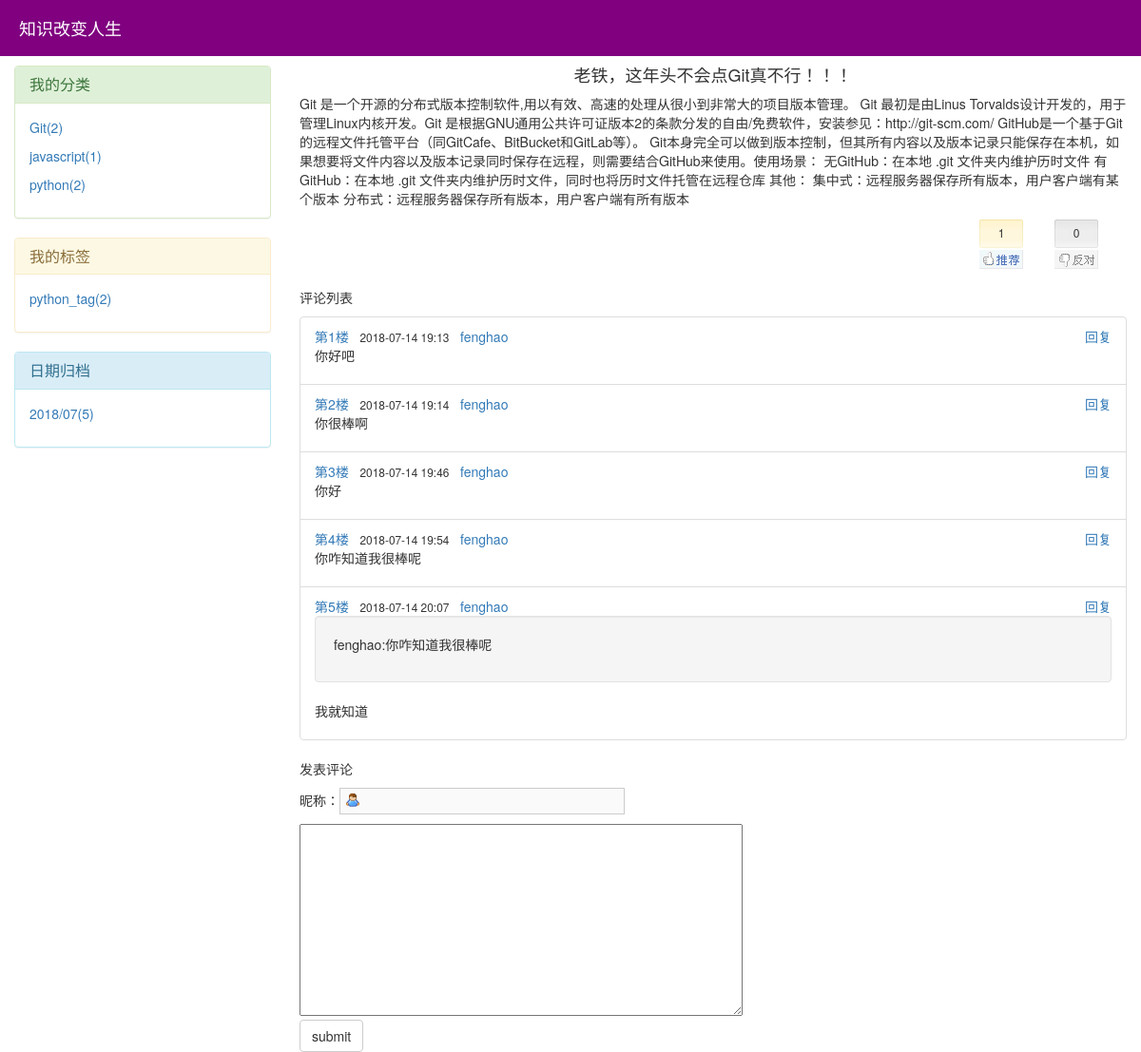
/fenghao/articles/18, run on the app's committed database.
### app01/models.py (models this page shows, shortened)
class Blog(models.Model):
    nid = models.AutoField(primary_key=True)
    title = models.CharField(verbose_name='个人博客标题', max_length=64)
    site_name = models.CharField(verbose_name='站点名称', max_length=64)
    theme = models.CharField(verbose_name='博客主题', max_length=32)

class Category(models.Model):
    nid = models.AutoField(primary_key=True)
    title = models.CharField(verbose_name='分类标题', max_length=32)
    blog = models.ForeignKey(verbose_name='所属博客', to='Blog', to_field='nid', on_delete=models.CASCADE)

class Tag(models.Model):
    nid = models.AutoField(primary_key=True)
    title = models.CharField(verbose_name='标签名称', max_length=32)
    blog = models.ForeignKey(verbose_name='所属博客', to='Blog', to_field='nid', on_delete=models.CASCADE)

class Article(models.Model):
    nid = models.AutoField(primary_key=True)
    title = models.CharField(max_length=50, verbose_name='文章标题')
    desc = models.CharField(max_length=255, verbose_name='文章描述')
    create_time = models.DateTimeField(verbose_name='创建时间', auto_now_add=True)
    content = models.TextField()
    comment_count = models.IntegerField(default=0)
    up_count = models.IntegerField(default=0)
    down_count = models.IntegerField(default=0)
    user = models.ForeignKey(verbose_name='作者', to='UserInfo', to_field='nid', on_delete=models.CASCADE)
    category = models.ForeignKey(to='Category', to_field='nid', null=True, on_delete=models.CASCADE)
    tags = models.ManyToManyField(
        to="Tag",
        through='Article2Tag',
    )

class Comment(models.Model):
    nid = models.AutoField(primary_key=True)
    article = models.ForeignKey(verbose_name='评论文章', to='Article', to_field='nid', on_delete=models.CASCADE)
    user = models.ForeignKey(verbose_name='评论者', to='UserInfo', to_field='nid', on_delete=models.CASCADE)
    content = models.CharField(verbose_name='评论内容', max_length=255)
    create_time = models.DateTimeField(verbose_name='创建时间', auto_now_add=True)
    parent_comment = models.ForeignKey('Comment', null=True, on_delete=models.CASCADE)

class UserInfo(AbstractUser):
    nid = models.AutoField(primary_key=True)
    telephone = models.CharField(max_length=11, null=True, unique=True)
    avatar = models.FileField(upload_to='avatars/', default="avatars/default.png")
    create_time = models.DateTimeField(verbose_name='创建时间', auto_now_add=True)
    blog = models.OneToOneField(to='Blog', to_field='nid', null=True, on_delete=models.CASCADE)
    def __str__(self):
        return self.username

### app01/views.py (the view)
# urls.py: re_path('(?P<username>\w+)/articles/(?P<article_id>\d+)$', views.article_detail),
def article_detail(request, username, article_id):
    user = UserInfo.objects.filter(username=username).first()
    blog = user.blog
    article_obj = Article.objects.filter(pk=article_id).first()
    comment_list = Comment.objects.filter(article_id=article_id)
    return render(request, 'article_detail.html', locals())

### app01/templatetags/my_tags.py (called while the page is built)
@register.inclusion_tag("left_region.html")
def get_query_data(username):
    user = UserInfo.objects.filter(username=username).first()
    blog = user.blog
    cate_list = Category.objects.filter(blog=blog).annotate(c=Count("article__title")).values_list("title", "c")
    print(cate_list)
    tag_list = Tag.objects.filter(blog=blog).annotate(c=Count("article__title")).values_list("title", "c")
    date_list = Article.objects.filter(user=user).extra(select={"y_m_date": "strftime('%%Y/%%m',create_time)"}).values(
        "y_m_date").annotate(c=Count("title")).values_list("y_m_date", "c")
    print(date_list)
    return {"blog": blog, "username": username, "cate_list": cate_list, "tag_list": tag_list, "date_list": date_list}

### templates/article_detail.html (shortened to what this page needs)
{% extends "base.html" %}
{% block content %}
    <div class="article_info">
        <h4 class="text-center">{{ article_obj.title }}</h4>
        <div class="content">
            {{ article_obj.content|safe }}
        </div>
        <div class="clearfix">
            <div id="div_digg">
                <div class="diggit action">
                    <span class="diggnum" id="digg_count">{{ article_obj.up_count }}</span>
                </div>
                <div class="buryit action">
                    <span class="burynum" id="bury_count">{{ article_obj.down_count }}</span>
                </div>
            </div>
        </div>
        <div class="comment">
            <p>评论列表</p>
            <ul class="comment_list list-group">
                {% for comment in comment_list %}
                    <li class="list-group-item">
                        <div>
                            <a href="">第{{ forloop.counter }}楼</a>&nbsp;&nbsp;
                            <span class="small">{{ comment.create_time|date:"Y-m-d H:i" }}</span>&nbsp;&nbsp;
                            <a href="">{{ comment.user.username }}</a>
                             <a href="javascript:void(0)" class="pull-right reply_btn" username="{{ comment.user.username }}" comment_id="{{ comment.pk }}"><span>回复</span></a>
                        </div>
                        {% if comment.parent_comment_id %}
                            <div class="parent_comment_info well">
                            <p>
                                {{ comment.parent_comment.user }}:{{ comment.parent_comment.content }}
                            </p>
                            </div>
                        {% endif %}
                        <div>
                            <p>{{ comment.content }}</p>
                        </div>
                    </li>
                {% endfor %}
            </ul>
            <p>发表评论</p>
            <p>昵称：<input type="text" id="tbCommentAuthor" class="author" disabled="disabled" size="50"
                         value="{{ request.user.username }}"></p>
            <div>
                <textarea name="" id="comment_content" cols="60" rows="10"></textarea>
            </div>
            <input type="button" value="submit" class="btn btn-default comment_btn">
        </div>
    </div>
{% endblock %}

### templates/base.html (shortened to what this page needs)
<!DOCTYPE html>
<html lang="en">
<head>
    <link rel="stylesheet" href="/static/css/theme/{{ blog.theme }}">
    <link rel="stylesheet" href="/static/bootstrap/css/bootstrap.css">
    <link rel="stylesheet" href="/static/css/article_detail.css">
</head>
<body>
<div class="header">
    <p class="title">{{ blog.title }}</p>
</div>
<div class="container-fluid">
    <div class="row">
        <div class="col-md-3">
             {% load my_tags %}
              {% get_query_data username %}
        </div>
        <div class="col-md-9">
           {% block content %}
           {% endblock %}
        </div>
    </div>
</div>
</body>
</html>

### templates/left_region.html
<div class="left_region">
    <div class="panel panel-success">
        <div class="panel-heading">
            <h3 class="panel-title">我的分类</h3>
        </div>
        <div class="panel-body">
            {% for cate in cate_list %}
                <p><a href="/{{ username }}/category/{{ cate.0 }}">{{ cate.0 }}({{ cate.1 }})</a></p>
            {% endfor %}
        </div>
    </div>
    <div class="panel panel-warning">
        <div class="panel-heading">
            <h3 class="panel-title">我的标签</h3>
        </div>
        <div class="panel-body">
            {% for tag in tag_list %}
                <p><a href="/{{ username }}/tag/{{ tag.0 }}">{{ tag.0 }}({{ tag.1 }})</a></p>
            {% endfor %}
        </div>
    </div>
    <div class="panel panel-info">
        <div class="panel-heading">
            <h3 class="panel-title">日期归档</h3>
        </div>
        <div class="panel-body">
            {% for date in date_list %}
                <p><a href="/{{ username }}/achrive/{{ date.0 }}">{{ date.0 }}({{ date.1 }})</a></p>
            {% endfor %}
        </div>
    </div>
</div>

### static/css/theme/fenghao.css (style rules this page uses)
* { margin: 0; padding: 0; }
.header { width: 100%; height: 59px; background-color: purple; }
.header .title { line-height: 59px; color: white; font-weight: lighter; margin-left: 20px; font-size: 18px; }
.left_region { margin-top: 10px; }

### static/css/article_detail.css (style rules this page uses)
#div_digg { float: right; margin-bottom: 10px; margin-right: 30px; font-size: 12px; width: 125px; text-align: center; margin-top: 10px; }
.diggit { float: left; width: 46px; height: 52px; background: url("/static/img/upup.gif") no-repeat; text-align: center; cursor: pointer; margin-top: 2px; padding-top: 5px; }
.buryit { float: right; margin-left: 20px; width: 46px; height: 52px; background: url("/static/img/downdown.gif") no-repeat; text-align: center; cursor: pointer; margin-top: 2px; padding-top: 5px; }
input.author { background-image: url("/static/img/icon_form.gif"); background-repeat: no-repeat; border: 1px solid #cccccc; padding: 4px 4px 4px 30px; width: 300px; font-size: 13px; }
input.author { background-position: 3px -3px; }

### data on the page
Blog: title "知识改变人生"
Category: title "Git", blog "2"
Category: title "javascript", cate "1"
Category: title "python", blog "2"
Tag: title "python_tag", blog "2"
Article: title "老铁，这年头不会点Git真不行！！！", content "Git 是一个开源的分布式版本控制软件,用以有效、高速的处理从很小到非常大的项目版本管理。 Git 最初是由Linus Torvalds设计开发的，用于管理Linux内核开发。Git 是根据GNU通用公共许可证版本2的条款分发的自由/免费软件，安装参见：http://git-scm.com/ GitHub是一个基于Git的远程文件托管平台（同GitCafe、BitBucket和GitLab等）。 Git本身完全可以做到版本控制，但其所有内容以及版本记录只能保存在本机，如果想要将文件内容以及版本记录同时保存在远程，则需要结合GitHub来使用。使用场景： 无GitHub：在本地 .git 文件夹内维护历时文件 有GitHub：在本地 .git 文件夹内维护历时文件，同时也将历时文件托管在远程仓库 其他： 集中式：远程服务器保存所有版本，用户客户端有某个版本 分布式：远程服务器保存所有版本，用户客户端有所有版本", up_count "1", down_count "0"
Comment: create_time "2018-07-14 19:13", user.username "fenghao", content "你好吧"
Comment: create_time "2018-07-14 19:14", user.username "fenghao", content "你很棒啊"
Comment: create_time "2018-07-14 19:46", user.username "fenghao", content "你好"
Comment: create_time "2018-07-14 19:54", user.username "fenghao", content "你咋知道我很棒呢"
Comment: create_time "2018-07-14 20:07", user.username "fenghao", parent_comment.user "fenghao", parent_comment.content "你咋知道我很棒呢", content "我就知道"

### other printed values
{{ date.0 }} "2018/07"
{{ date.1 }} "5"
